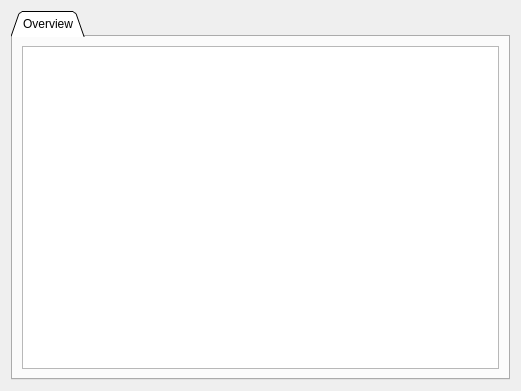
<?xml version="1.0" encoding="UTF-8"?>
<ui version="4.0">
 <class>SystemWindow</class>
 <widget class="QWidget" name="SystemWindow">
  <property name="geometry">
   <rect>
    <x>0</x>
    <y>0</y>
    <width>521</width>
    <height>391</height>
   </rect>
  </property>
  <layout class="QVBoxLayout" name="verticalLayout">
   <item>
    <widget class="QTabWidget" name="tabWidget">
     <property name="tabPosition">
      <enum>QTabWidget::North</enum>
     </property>
     <property name="tabShape">
      <enum>QTabWidget::Triangular</enum>
     </property>
     <property name="currentIndex">
      <number>0</number>
     </property>
     <property name="tabsClosable">
      <bool>false</bool>
     </property>
     <widget class="QWidget" name="Overview">
      <attribute name="title">
       <string>Overview</string>
      </attribute>
      <layout class="QVBoxLayout" name="verticalLayout_2">
       <item>
        <widget class="QTreeView" name="tvDetails">
         <property name="toolTip">
          <string>&lt;html&gt;&lt;head/&gt;&lt;body&gt;&lt;p&gt;Double click on values to open chart tab&lt;/p&gt;&lt;/body&gt;&lt;/html&gt;</string>
         </property>
         <property name="editTriggers">
          <set>QAbstractItemView::NoEditTriggers</set>
         </property>
         <property name="showDropIndicator" stdset="0">
          <bool>false</bool>
         </property>
         <property name="selectionMode">
          <enum>QAbstractItemView::NoSelection</enum>
         </property>
         <property name="sortingEnabled">
          <bool>true</bool>
         </property>
         <property name="headerHidden">
          <bool>true</bool>
         </property>
         <attribute name="headerVisible">
          <bool>false</bool>
         </attribute>
         <attribute name="headerShowSortIndicator" stdset="0">
          <bool>false</bool>
         </attribute>
        </widget>
       </item>
      </layout>
     </widget>
    </widget>
   </item>
  </layout>
 </widget>
 <resources/>
 <connections/>
</ui>
